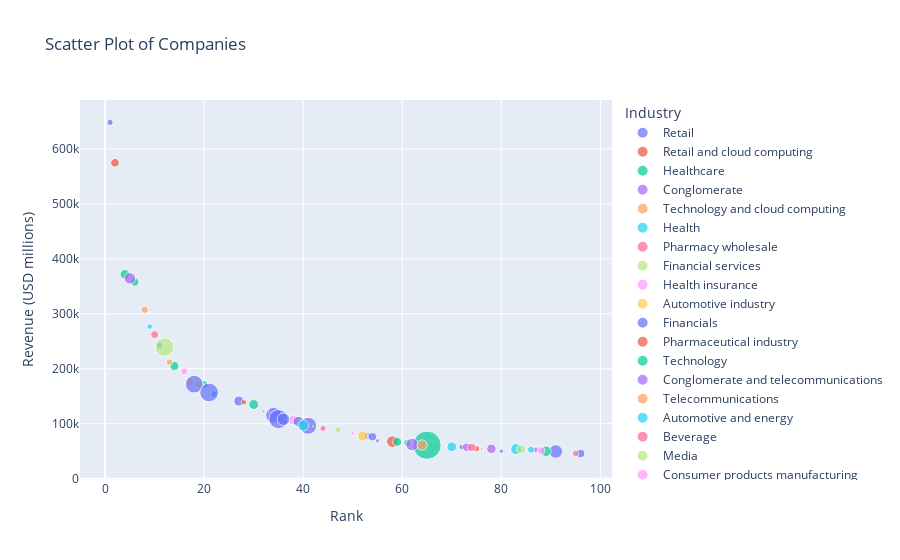

The notebook cell this image was saved under:
### Code cell
import pandas as pd
import plotly.express as px

# Load your dataset from a CSV file
df = pd.read_csv('Jupyter_Project/companies.csv')

# Strip whitespace from column names
df.columns = df.columns.str.strip()

# Clean the 'Revenue (USD millions)' column by removing commas
df['Revenue (USD millions)'] = df['Revenue (USD millions)'].str.replace(',', '', regex=False)

# Clean the 'Revenue growth' column by removing percentage signs and converting to float
df['Revenue growth'] = df['Revenue growth'].str.replace('%', '', regex=False).astype(float)

# Convert 'Revenue (USD millions)' to numeric
df['Revenue (USD millions)'] = pd.to_numeric(df['Revenue (USD millions)'], errors='coerce')

# Handle NaN values
print("Rows before dropping NaN:", len(df))
df.dropna(subset=['Revenue (USD millions)', 'Revenue growth'], inplace=True)  # Drop rows with NaN in these columns
print("Rows after dropping NaN:", len(df))

# Check for negative values in 'Revenue growth' and handle them
negative_revenue_growth = df[df['Revenue growth'] < 0]
if not negative_revenue_growth.empty:
    print("Negative revenue growth values found:")
    print(negative_revenue_growth)

# Option 1: Drop rows with negative revenue growth
df = df[df['Revenue growth'] >= 0]

# Option 2: Alternatively, you could take the absolute value (comment out the above line if using this option)
# df['Revenue growth'] = df['Revenue growth'].abs()

# Print shape and sample of cleaned DataFrame
print("Cleaned DataFrame:")
print(df.head())
print("DataFrame shape after cleaning:", df.shape)

# Create the scatter plot with additional attributes
fig = px.scatter(
    df,
    x='Rank',
    y='Revenue (USD millions)',
    color='Industry',          # Color by Industry
    size='Revenue growth',     # Size by Revenue growth
    hover_name='Name',         # Display Name on hover
    title='Scatter Plot of Companies'  # Optional: add a title to the graph
)

# Show the plot
fig.show()

### Figure 1 — Plotly figure (JSON) as saved in the notebook; plotly's stock layout.template omitted (floating-point values rounded to 4 significant figures)
{"data": [{"hovertemplate": "<b>%{hovertext}</b><br><br>Industry=Retail<br>Rank=%{x}<br>Revenue (USD millions)=%{y}<br>Revenue growth=%{marker.size}<extra></extra>", "hovertext": ["Walmart", "Costco", "Albertsons", "Publix", "TJX"], "legendgroup": "Retail", "marker": {"color": "#636efa", "size": [6, 6.8, 8, 4.7, 2.9], "sizemode": "area", "sizeref": 0.3148, "symbol": "circle"}, "mode": "markers", "name": "Retail", "orientation": "v", "showlegend": true, "type": "scatter", "x": [1, 11, 53, 72, 80], "xaxis": "x", "y": [648125, 242290, 77650, 57534, 49936], "yaxis": "y"}, {"hovertemplate": "<b>%{hovertext}</b><br><br>Industry=Retail and cloud computing<br>Rank=%{x}<br>Revenue (USD millions)=%{y}<br>Revenue growth=%{marker.size}<extra></extra>", "hovertext": ["Amazon"], "legendgroup": "Retail and cloud computing", "marker": {"color": "#EF553B", "size": [11.9], "sizemode": "area", "sizeref": 0.3148, "symbol": "circle"}, "mode": "markers", "name": "Retail and cloud computing", "orientation": "v", "showlegend": true, "type": "scatter", "x": [2], "xaxis": "x", "y": [574785], "yaxis": "y"}, {"hovertemplate": "<b>%{hovertext}</b><br><br>Industry=Healthcare<br>Rank=%{x}<br>Revenue (USD millions)=%{y}<br>Revenue growth=%{marker.size}<extra></extra>", "hovertext": ["UnitedHealth Group", "CVS Health", "Cardinal Health", "Elevance Health", "Centene", "HCA Healthcare"], "legendgroup": "Healthcare", "marker": {"color": "#00cc96", "size": [14.6, 10.9, 13, 9.4, 6.5, 7.9], "sizemode": "area", "sizeref": 0.3148, "symbol": "circle"}, "mode": "markers", "name": "Healthcare", "orientation": "v", "showlegend": true, "type": "scatter", "x": [4, 6, 14, 20, 22, 61], "xaxis": "x", "y": [371622, 357776, 205012, 171340, 153999, 64968], "yaxis": "y"}, {"hovertemplate": "<b>%{hovertext}</b><br><br>Industry=Conglomerate<br>Rank=%{x}<br>Revenue (USD millions)=%{y}<br>Revenue growth=%{marker.size}<extra></extra>", "hovertext": ["Berkshire Hathaway", "RTX Corporation"], "legendgroup": "Conglomerate", "marker": {"color": "#ab63fa", "size": [20.7, 2.8], "sizemode": "area", "sizeref": 0.3148, "symbol": "circle"}, "mode": "markers", "name": "Conglomerate", "orientation": "v", "showlegend": true, "type": "scatter", "x": [5, 55], "xaxis": "x", "y": [364482, 68920], "yaxis": "y"}, {"hovertemplate": "<b>%{hovertext}</b><br><br>Industry=Technology and cloud computing<br>Rank=%{x}<br>Revenue (USD millions)=%{y}<br>Revenue growth=%{marker.size}<extra></extra>", "hovertext": ["Alphabet", "Microsoft"], "legendgroup": "Technology and cloud computing", "marker": {"color": "#FFA15A", "size": [8.7, 6.9], "sizemode": "area", "sizeref": 0.3148, "symbol": "circle"}, "mode": "markers", "name": "Technology and cloud computing", "orientation": "v", "showlegend": true, "type": "scatter", "x": [8, 13], "xaxis": "x", "y": [307394, 211915], "yaxis": "y"}, {"hovertemplate": "<b>%{hovertext}</b><br><br>Industry=Health<br>Rank=%{x}<br>Revenue (USD millions)=%{y}<br>Revenue growth=%{marker.size}<extra></extra>", "hovertext": ["McKesson Corporation"], "legendgroup": "Health", "marker": {"color": "#19d3f3", "size": [4.8], "sizemode": "area", "sizeref": 0.3148, "symbol": "circle"}, "mode": "markers", "name": "Health", "orientation": "v", "showlegend": true, "type": "scatter", "x": [9], "xaxis": "x", "y": [276711], "yaxis": "y"}, {"hovertemplate": "<b>%{hovertext}</b><br><br>Industry=Pharmacy wholesale<br>Rank=%{x}<br>Revenue (USD millions)=%{y}<br>Revenue growth=%{marker.size}<extra></extra>", "hovertext": ["Cencora"], "legendgroup": "Pharmacy wholesale", "marker": {"color": "#FF6692", "size": [9.9], "sizemode": "area", "sizeref": 0.3148, "symbol": "circle"}, "mode": "markers", "name": "Pharmacy wholesale", "orientation": "v", "showlegend": true, "type": "scatter", "x": [10], "xaxis": "x", "y": [262173], "yaxis": "y"}, {"hovertemplate": "<b>%{hovertext}</b><br><br>Industry=Financial services<br>Rank=%{x}<br>Revenue (USD millions)=%{y}<br>Revenue growth=%{marker.size}<extra></extra>", "hovertext": ["JPMorgan Chase"], "legendgroup": "Financial services", "marker": {"color": "#B6E880", "size": [54.7], "sizemode": "area", "sizeref": 0.3148, "symbol": "circle"}, "mode": "markers", "name": "Financial services", "orientation": "v", "showlegend": true, "type": "scatter", "x": [12], "xaxis": "x", "y": [239425], "yaxis": "y"}, {"hovertemplate": "<b>%{hovertext}</b><br><br>Industry=Health insurance<br>Rank=%{x}<br>Revenue (USD millions)=%{y}<br>Revenue growth=%{marker.size}<extra></extra>", "hovertext": ["Cigna", "Humana"], "legendgroup": "Health insurance", "marker": {"color": "#FF97FF", "size": [8.2, 14.5], "sizemode": "area", "sizeref": 0.3148, "symbol": "circle"}, "mode": "markers", "name": "Health insurance", "orientation": "v", "showlegend": true, "type": "scatter", "x": [16, 38], "xaxis": "x", "y": [195265, 106374], "yaxis": "y"}, {"hovertemplate": "<b>%{hovertext}</b><br><br>Industry=Automotive industry<br>Rank=%{x}<br>Revenue (USD millions)=%{y}<br>Revenue growth=%{marker.size}<extra></extra>", "hovertext": ["Ford Motor Company", "General Motors"], "legendgroup": "Automotive industry", "marker": {"color": "#FECB52", "size": [11.5, 9.6], "sizemode": "area", "sizeref": 0.3148, "symbol": "circle"}, "mode": "markers", "name": "Automotive industry", "orientation": "v", "showlegend": true, "type": "scatter", "x": [17, 19], "xaxis": "x", "y": [176191, 171842], "yaxis": "y"}, {"hovertemplate": "<b>%{hovertext}</b><br><br>Industry=Financials<br>Rank=%{x}<br>Revenue (USD millions)=%{y}<br>Revenue growth=%{marker.size}<extra></extra>", "hovertext": ["Bank of America", "Citigroup", "Fannie Mae", "Wells Fargo", "Goldman Sachs", "Freddie Mac", "State Farm", "Morgan Stanley", "Capital One Financial", "TIAA"], "legendgroup": "Financials", "marker": {"color": "#636efa", "size": [49.4, 55.1, 16.2, 39.2, 57.8, 24.6, 16.6, 45.9, 29, 11.8], "sizemode": "area", "sizeref": 0.3148, "symbol": "circle"}, "mode": "markers", "name": "Financials", "orientation": "v", "showlegend": true, "type": "scatter", "x": [18, 21, 27, 34, 35, 36, 39, 41, 91, 96], "xaxis": "x", "y": [171912, 156820, 141240, 115340, 108418, 108050, 104199, 96194, 49484, 45735], "yaxis": "y"}, {"hovertemplate": "<b>%{hovertext}</b><br><br>Industry=Pharmaceutical industry<br>Rank=%{x}<br>Revenue (USD millions)=%{y}<br>Revenue growth=%{marker.size}<extra></extra>", "hovertext": ["Walgreens Boots Alliance", "Johnson & Johnson", "Merck & Co."], "legendgroup": "Pharmaceutical industry", "marker": {"color": "#EF553B", "size": [4.8, 0.3, 1.4], "sizemode": "area", "sizeref": 0.3148, "symbol": "circle"}, "mode": "markers", "name": "Pharmaceutical industry", "orientation": "v", "showlegend": true, "type": "scatter", "x": [28, 42, 67], "xaxis": "x", "y": [139081, 95195, 60115], "yaxis": "y"}, {"hovertemplate": "<b>%{hovertext}</b><br><br>Industry=Technology<br>Rank=%{x}<br>Revenue (USD millions)=%{y}<br>Revenue growth=%{marker.size}<extra></extra>", "hovertext": ["Meta Platforms", "Nvidia", "Oracle Corporation"], "legendgroup": "Technology", "marker": {"color": "#00cc96", "size": [15.7, 125.9, 17.7], "sizemode": "area", "sizeref": 0.3148, "symbol": "circle"}, "mode": "markers", "name": "Technology", "orientation": "v", "showlegend": true, "type": "scatter", "x": [30, 65, 89], "xaxis": "x", "y": [134902, 60922, 49954], "yaxis": "y"}, {"hovertemplate": "<b>%{hovertext}</b><br><br>Industry=Conglomerate and telecommunications<br>Rank=%{x}<br>Revenue (USD millions)=%{y}<br>Revenue growth=%{marker.size}<extra></extra>", "hovertext": ["AT&T"], "legendgroup": "Conglomerate and telecommunications", "marker": {"color": "#ab63fa", "size": [1.4], "sizemode": "area", "sizeref": 0.3148, "symbol": "circle"}, "mode": "markers", "name": "Conglomerate and telecommunications", "orientation": "v", "showlegend": true, "type": "scatter", "x": [32], "xaxis": "x", "y": [122428], "yaxis": "y"}, {"hovertemplate": "<b>%{hovertext}</b><br><br>Industry=Telecommunications<br>Rank=%{x}<br>Revenue (USD millions)=%{y}<br>Revenue growth=%{marker.size}<extra></extra>", "hovertext": ["Comcast", "Charter Communications"], "legendgroup": "Telecommunications", "marker": {"color": "#FFA15A", "size": [0.1, 1.1], "sizemode": "area", "sizeref": 0.3148, "symbol": "circle"}, "mode": "markers", "name": "Telecommunications", "orientation": "v", "showlegend": true, "type": "scatter", "x": [33, 76], "xaxis": "x", "y": [121572, 54607], "yaxis": "y"}, {"hovertemplate": "<b>%{hovertext}</b><br><br>Industry=Automotive and energy<br>Rank=%{x}<br>Revenue (USD millions)=%{y}<br>Revenue growth=%{marker.size}<extra></extra>", "hovertext": ["Tesla"], "legendgroup": "Automotive and energy", "marker": {"color": "#19d3f3", "size": [18.8], "sizemode": "area", "sizeref": 0.3148, "symbol": "circle"}, "mode": "markers", "name": "Automotive and energy", "orientation": "v", "showlegend": true, "type": "scatter", "x": [40], "xaxis": "x", "y": [96773], "yaxis": "y"}, {"hovertemplate": "<b>%{hovertext}</b><br><br>Industry=Beverage<br>Rank=%{x}<br>Revenue (USD millions)=%{y}<br>Revenue growth=%{marker.size}<extra></extra>", "hovertext": ["PepsiCo", "Coca-Cola"], "legendgroup": "Beverage", "marker": {"color": "#FF6692", "size": [5.9, 6.4], "sizemode": "area", "sizeref": 0.3148, "symbol": "circle"}, "mode": "markers", "name": "Beverage", "orientation": "v", "showlegend": true, "type": "scatter", "x": [44, 95], "xaxis": "x", "y": [91471, 45754], "yaxis": "y"}, {"hovertemplate": "<b>%{hovertext}</b><br><br>Industry=Media<br>Rank=%{x}<br>Revenue (USD millions)=%{y}<br>Revenue growth=%{marker.size}<extra></extra>", "hovertext": ["The Walt Disney Company"], "legendgroup": "Media", "marker": {"color": "#B6E880", "size": [7.5], "sizemode": "area", "sizeref": 0.3148, "symbol": "circle"}, "mode": "markers", "name": "Media", "orientation": "v", "showlegend": true, "type": "scatter", "x": [47], "xaxis": "x", "y": [88898], "yaxis": "y"}, {"hovertemplate": "<b>%{hovertext}</b><br><br>Industry=Consumer products manufacturing<br>Rank=%{x}<br>Revenue (USD millions)=%{y}<br>Revenue growth=%{marker.size}<extra></extra>", "hovertext": ["Procter & Gamble"], "legendgroup": "Consumer products manufacturing", "marker": {"color": "#FF97FF", "size": [2.3], "sizemode": "area", "sizeref": 0.3148, "symbol": "circle"}, "mode": "markers", "name": "Consumer products manufacturing", "orientation": "v", "showlegend": true, "type": "scatter", "x": [50], "xaxis": "x", "y": [82006], "yaxis": "y"}, {"hovertemplate": "<b>%{hovertext}</b><br><br>Industry=Aerospace and defense<br>Rank=%{x}<br>Revenue (USD millions)=%{y}<br>Revenue growth=%{marker.size}<extra></extra>", "hovertext": ["Boeing", "Lockheed Martin"], "legendgroup": "Aerospace and defense", "marker": {"color": "#FECB52", "size": [16.8, 2.4], "sizemode": "area", "sizeref": 0.3148, "symbol": "circle"}, "mode": "markers", "name": "Aerospace and defense", "orientation": "v", "showlegend": true, "type": "scatter", "x": [52, 57], "xaxis": "x", "y": [77794, 67571], "yaxis": "y"}, {"hovertemplate": "<b>%{hovertext}</b><br><br>Industry=Food service<br>Rank=%{x}<br>Revenue (USD millions)=%{y}<br>Revenue growth=%{marker.size}<extra></extra>", "hovertext": ["Sysco"], "legendgroup": "Food service", "marker": {"color": "#636efa", "size": [11.2], "sizemode": "area", "sizeref": 0.3148, "symbol": "circle"}, "mode": "markers", "name": "Food service", "orientation": "v", "showlegend": true, "type": "scatter", "x": [54], "xaxis": "x", "y": [76325], "yaxis": "y"}, {"hovertemplate": "<b>%{hovertext}</b><br><br>Industry=Financial<br>Rank=%{x}<br>Revenue (USD millions)=%{y}<br>Revenue growth=%{marker.size}<extra></extra>", "hovertext": ["American Express", "Nationwide Mutual Insurance Company"], "legendgroup": "Financial", "marker": {"color": "#EF553B", "size": [21.1, 6.1], "sizemode": "area", "sizeref": 0.3148, "symbol": "circle"}, "mode": "markers", "name": "Financial", "orientation": "v", "showlegend": true, "type": "scatter", "x": [58, 75], "xaxis": "x", "y": [67364, 54609], "yaxis": "y"}, {"hovertemplate": "<b>%{hovertext}</b><br><br>Industry=Machinery<br>Rank=%{x}<br>Revenue (USD millions)=%{y}<br>Revenue growth=%{marker.size}<extra></extra>", "hovertext": ["Caterpillar"], "legendgroup": "Machinery", "marker": {"color": "#00cc96", "size": [12.8], "sizemode": "area", "sizeref": 0.3148, "symbol": "circle"}, "mode": "markers", "name": "Machinery", "orientation": "v", "showlegend": true, "type": "scatter", "x": [59], "xaxis": "x", "y": [67060], "yaxis": "y"}, {"hovertemplate": "<b>%{hovertext}</b><br><br>Industry=Insurance<br>Rank=%{x}<br>Revenue (USD millions)=%{y}<br>Revenue growth=%{marker.size}<extra></extra>", "hovertext": ["Progressive Corporation", "Allstate", "New York Life Insurance Company", "Liberty Mutual"], "legendgroup": "Insurance", "marker": {"color": "#ab63fa", "size": [25.2, 11.1, 14.2, 5.3], "sizemode": "area", "sizeref": 0.3148, "symbol": "circle"}, "mode": "markers", "name": "Insurance", "orientation": "v", "showlegend": true, "type": "scatter", "x": [62, 73, 78, 87], "xaxis": "x", "y": [62109, 57094, 54317, 52612], "yaxis": "y"}, {"hovertemplate": "<b>%{hovertext}</b><br><br>Industry=Agriculture manufacturing<br>Rank=%{x}<br>Revenue (USD millions)=%{y}<br>Revenue growth=%{marker.size}<extra></extra>", "hovertext": ["John Deere"], "legendgroup": "Agriculture manufacturing", "marker": {"color": "#FFA15A", "size": [16.5], "sizemode": "area", "sizeref": 0.3148, "symbol": "circle"}, "mode": "markers", "name": "Agriculture manufacturing", "orientation": "v", "showlegend": true, "type": "scatter", "x": [64], "xaxis": "x", "y": [61251], "yaxis": "y"}, {"hovertemplate": "<b>%{hovertext}</b><br><br>Industry=Airline<br>Rank=%{x}<br>Revenue (USD millions)=%{y}<br>Revenue growth=%{marker.size}<extra></extra>", "hovertext": ["Delta Air Lines", "United Airlines", "American Airlines"], "legendgroup": "Airline", "marker": {"color": "#19d3f3", "size": [14.8, 19.5, 7.8], "sizemode": "area", "sizeref": 0.3148, "symbol": "circle"}, "mode": "markers", "name": "Airline", "orientation": "v", "showlegend": true, "type": "scatter", "x": [70, 83, 86], "xaxis": "x", "y": [58048, 53717, 52788], "yaxis": "y"}, {"hovertemplate": "<b>%{hovertext}</b><br><br>Industry=Telecom hardware manufacturing<br>Rank=%{x}<br>Revenue (USD millions)=%{y}<br>Revenue growth=%{marker.size}<extra></extra>", "hovertext": ["Cisco"], "legendgroup": "Telecom hardware manufacturing", "marker": {"color": "#FF6692", "size": [10.6], "sizemode": "area", "sizeref": 0.3148, "symbol": "circle"}, "mode": "markers", "name": "Telecom hardware manufacturing", "orientation": "v", "showlegend": true, "type": "scatter", "x": [74], "xaxis": "x", "y": [56998], "yaxis": "y"}, {"hovertemplate": "<b>%{hovertext}</b><br><br>Industry=Food processing<br>Rank=%{x}<br>Revenue (USD millions)=%{y}<br>Revenue growth=%{marker.size}<extra></extra>", "hovertext": ["Performance Food Group"], "legendgroup": "Food processing", "marker": {"color": "#B6E880", "size": [13.1], "sizemode": "area", "sizeref": 0.3148, "symbol": "circle"}, "mode": "markers", "name": "Food processing", "orientation": "v", "showlegend": true, "type": "scatter", "x": [84], "xaxis": "x", "y": [53355], "yaxis": "y"}, {"hovertemplate": "<b>%{hovertext}</b><br><br>Industry=Apparel<br>Rank=%{x}<br>Revenue (USD millions)=%{y}<br>Revenue growth=%{marker.size}<extra></extra>", "hovertext": ["Nike"], "legendgroup": "Apparel", "marker": {"color": "#FF97FF", "size": [9.6], "sizemode": "area", "sizeref": 0.3148, "symbol": "circle"}, "mode": "markers", "name": "Apparel", "orientation": "v", "showlegend": true, "type": "scatter", "x": [88], "xaxis": "x", "y": [51217], "yaxis": "y"}], "layout": {"legend": {"itemsizing": "constant", "title": {"text": "Industry"}, "tracegroupgap": 0}, "title": {"text": "Scatter Plot of Companies"}, "xaxis": {"anchor": "y", "domain": [0, 1], "title": {"text": "Rank"}}, "yaxis": {"anchor": "x", "domain": [0, 1], "title": {"text": "Revenue (USD millions)"}}}}
